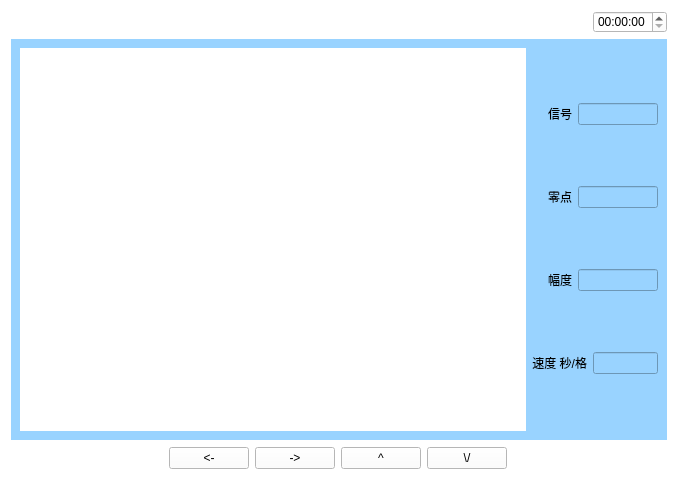
<?xml version="1.0" encoding="UTF-8"?>
<ui version="4.0">
 <class>Shiboqi</class>
 <widget class="QWidget" name="Shiboqi">
  <property name="geometry">
   <rect>
    <x>0</x>
    <y>0</y>
    <width>678</width>
    <height>482</height>
   </rect>
  </property>
  <property name="windowTitle">
   <string>Form</string>
  </property>
  <property name="styleSheet">
   <string notr="true">background-color: rgb(255, 255, 255);</string>
  </property>
  <layout class="QVBoxLayout" name="verticalLayout_2" stretch="1,5,1">
   <item>
    <layout class="QHBoxLayout" name="horizontalLayout_6">
     <item>
      <widget class="QPushButton" name="pushButton_2">
       <property name="text">
        <string/>
       </property>
       <property name="icon">
        <iconset resource="myimages.qrc">
         <normaloff>:/image/images/4g.png</normaloff>:/image/images/4g.png</iconset>
       </property>
       <property name="flat">
        <bool>true</bool>
       </property>
      </widget>
     </item>
     <item>
      <widget class="QPushButton" name="pushButton_3">
       <property name="text">
        <string/>
       </property>
       <property name="icon">
        <iconset resource="myimages.qrc">
         <normaloff>:/image/images/wireless.svg</normaloff>:/image/images/wireless.svg</iconset>
       </property>
       <property name="flat">
        <bool>true</bool>
       </property>
      </widget>
     </item>
     <item>
      <widget class="QPushButton" name="pushButton_4">
       <property name="text">
        <string/>
       </property>
       <property name="icon">
        <iconset resource="myimages.qrc">
         <normaloff>:/image/images/bl.svg</normaloff>:/image/images/bl.svg</iconset>
       </property>
       <property name="flat">
        <bool>true</bool>
       </property>
      </widget>
     </item>
     <item>
      <widget class="QPushButton" name="pushButton_5">
       <property name="text">
        <string/>
       </property>
       <property name="icon">
        <iconset resource="myimages.qrc">
         <normaloff>:/image/images/locate.svg</normaloff>:/image/images/locate.svg</iconset>
       </property>
       <property name="flat">
        <bool>true</bool>
       </property>
      </widget>
     </item>
     <item>
      <spacer name="horizontalSpacer_7">
       <property name="orientation">
        <enum>Qt::Horizontal</enum>
       </property>
       <property name="sizeHint" stdset="0">
        <size>
         <width>40</width>
         <height>20</height>
        </size>
       </property>
      </spacer>
     </item>
     <item>
      <widget class="QTimeEdit" name="timeEdit_3"/>
     </item>
    </layout>
   </item>
   <item>
    <widget class="QWidget" name="widget" native="true">
     <property name="sizePolicy">
      <sizepolicy hsizetype="Preferred" vsizetype="Preferred">
       <horstretch>0</horstretch>
       <verstretch>0</verstretch>
      </sizepolicy>
     </property>
     <property name="contextMenuPolicy">
      <enum>Qt::DefaultContextMenu</enum>
     </property>
     <property name="styleSheet">
      <string notr="true">background-color: rgb(153, 211, 255);</string>
     </property>
     <layout class="QHBoxLayout" name="horizontalLayout_7" stretch="4,1">
      <item>
       <widget class="QWidget" name="widget_2" native="true">
        <property name="styleSheet">
         <string notr="true">background-color: rgb(255, 255, 255);
border-image: url(:/image/images/shiboqi.png);</string>
        </property>
       </widget>
      </item>
      <item>
       <layout class="QVBoxLayout" name="verticalLayout">
        <item>
         <layout class="QHBoxLayout" name="horizontalLayout" stretch="1,2">
          <item>
           <widget class="QLabel" name="label">
            <property name="text">
             <string>信号</string>
            </property>
            <property name="alignment">
             <set>Qt::AlignRight|Qt::AlignTrailing|Qt::AlignVCenter</set>
            </property>
           </widget>
          </item>
          <item>
           <widget class="QLineEdit" name="lineEdit"/>
          </item>
         </layout>
        </item>
        <item>
         <layout class="QHBoxLayout" name="horizontalLayout_3" stretch="1,2">
          <item>
           <widget class="QLabel" name="label_2">
            <property name="text">
             <string>零点</string>
            </property>
            <property name="alignment">
             <set>Qt::AlignRight|Qt::AlignTrailing|Qt::AlignVCenter</set>
            </property>
           </widget>
          </item>
          <item>
           <widget class="QLineEdit" name="lineEdit_2"/>
          </item>
         </layout>
        </item>
        <item>
         <layout class="QHBoxLayout" name="horizontalLayout_4" stretch="1,2">
          <item>
           <widget class="QLabel" name="label_3">
            <property name="text">
             <string>幅度</string>
            </property>
            <property name="alignment">
             <set>Qt::AlignRight|Qt::AlignTrailing|Qt::AlignVCenter</set>
            </property>
           </widget>
          </item>
          <item>
           <widget class="QLineEdit" name="lineEdit_3"/>
          </item>
         </layout>
        </item>
        <item>
         <layout class="QHBoxLayout" name="horizontalLayout_5" stretch="1,2">
          <item>
           <widget class="QLabel" name="label_4">
            <property name="text">
             <string>速度 秒/格</string>
            </property>
            <property name="alignment">
             <set>Qt::AlignRight|Qt::AlignTrailing|Qt::AlignVCenter</set>
            </property>
           </widget>
          </item>
          <item>
           <widget class="QLineEdit" name="lineEdit_4"/>
          </item>
         </layout>
        </item>
       </layout>
      </item>
     </layout>
    </widget>
   </item>
   <item>
    <layout class="QHBoxLayout" name="horizontalLayout_2">
     <item>
      <widget class="QPushButton" name="returnIndex">
       <property name="font">
        <font>
         <family>AR PL UMing TW MBE</family>
        </font>
       </property>
       <property name="styleSheet">
        <string notr="true">border-image: url(:/image/images/index.svg);</string>
       </property>
       <property name="text">
        <string/>
       </property>
       <property name="icon">
        <iconset resource="myimages.qrc">
         <normaloff>:/image/images/index.svg</normaloff>:/image/images/index.svg</iconset>
       </property>
       <property name="iconSize">
        <size>
         <width>40</width>
         <height>40</height>
        </size>
       </property>
       <property name="flat">
        <bool>true</bool>
       </property>
      </widget>
     </item>
     <item>
      <spacer name="horizontalSpacer">
       <property name="orientation">
        <enum>Qt::Horizontal</enum>
       </property>
       <property name="sizeHint" stdset="0">
        <size>
         <width>40</width>
         <height>20</height>
        </size>
       </property>
      </spacer>
     </item>
     <item>
      <widget class="QPushButton" name="pushButton_8">
       <property name="text">
        <string>&lt;-</string>
       </property>
      </widget>
     </item>
     <item>
      <widget class="QPushButton" name="pushButton_7">
       <property name="text">
        <string>-&gt;</string>
       </property>
      </widget>
     </item>
     <item>
      <widget class="QPushButton" name="pushButton_6">
       <property name="text">
        <string>^</string>
       </property>
      </widget>
     </item>
     <item>
      <widget class="QPushButton" name="pushButton">
       <property name="text">
        <string>\/</string>
       </property>
      </widget>
     </item>
     <item>
      <spacer name="horizontalSpacer_3">
       <property name="orientation">
        <enum>Qt::Horizontal</enum>
       </property>
       <property name="sizeHint" stdset="0">
        <size>
         <width>40</width>
         <height>20</height>
        </size>
       </property>
      </spacer>
     </item>
     <item>
      <widget class="QPushButton" name="returnPage">
       <property name="text">
        <string/>
       </property>
       <property name="icon">
        <iconset resource="myimages.qrc">
         <normaloff>:/image/images/shangyiye.svg</normaloff>:/image/images/shangyiye.svg</iconset>
       </property>
       <property name="iconSize">
        <size>
         <width>40</width>
         <height>40</height>
        </size>
       </property>
       <property name="flat">
        <bool>true</bool>
       </property>
      </widget>
     </item>
    </layout>
   </item>
  </layout>
 </widget>
 <resources>
  <include location="myimages.qrc"/>
 </resources>
 <connections/>
</ui>
